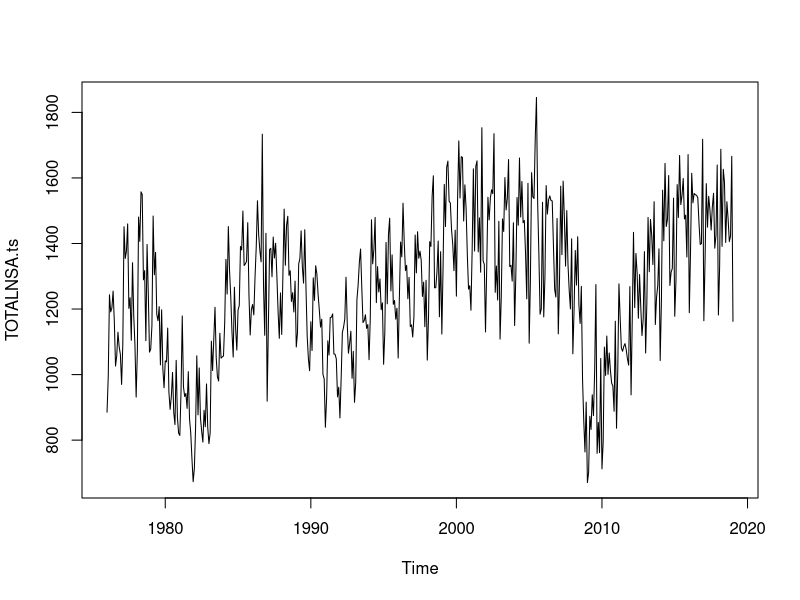
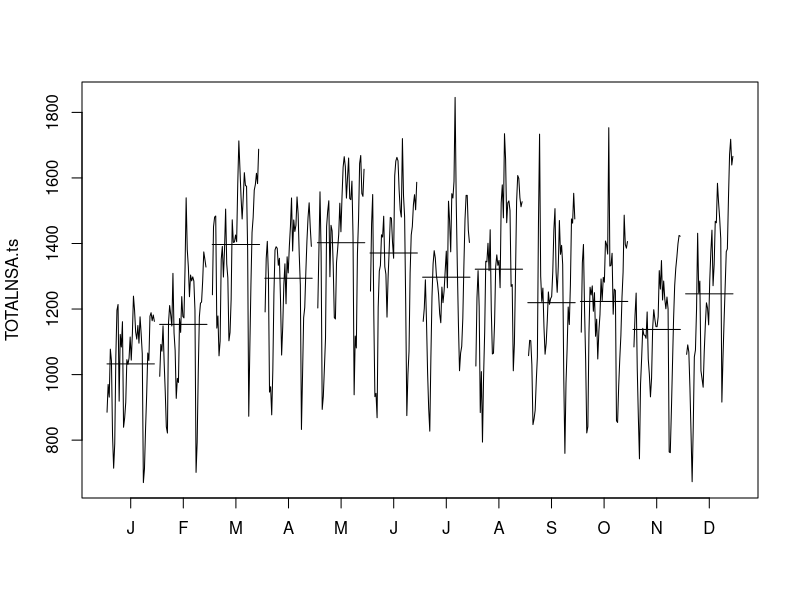
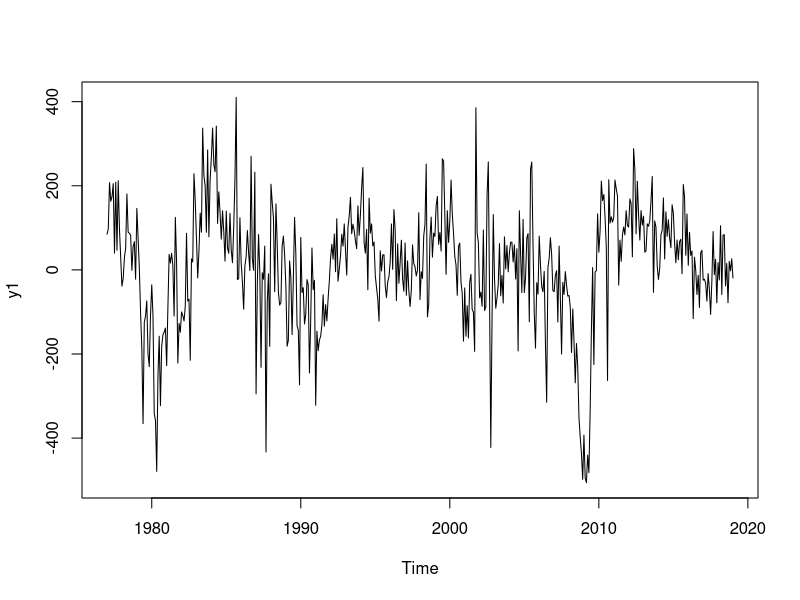
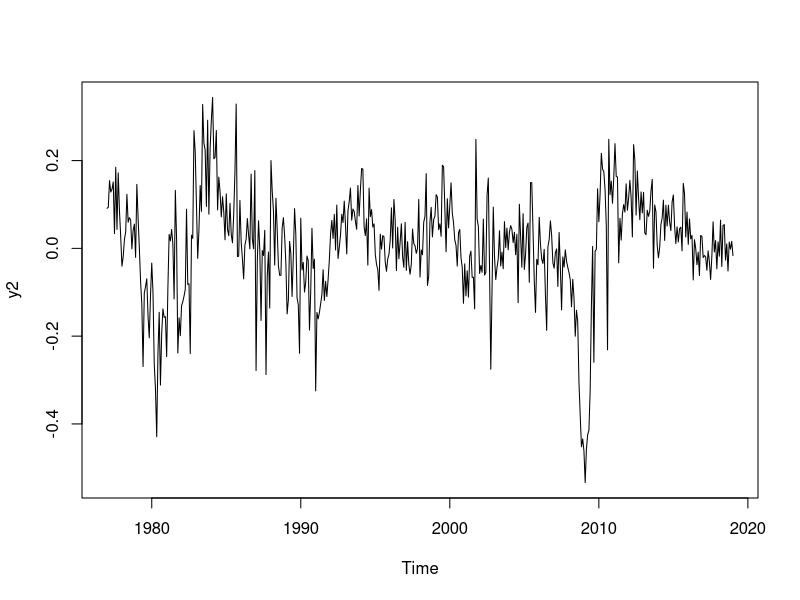
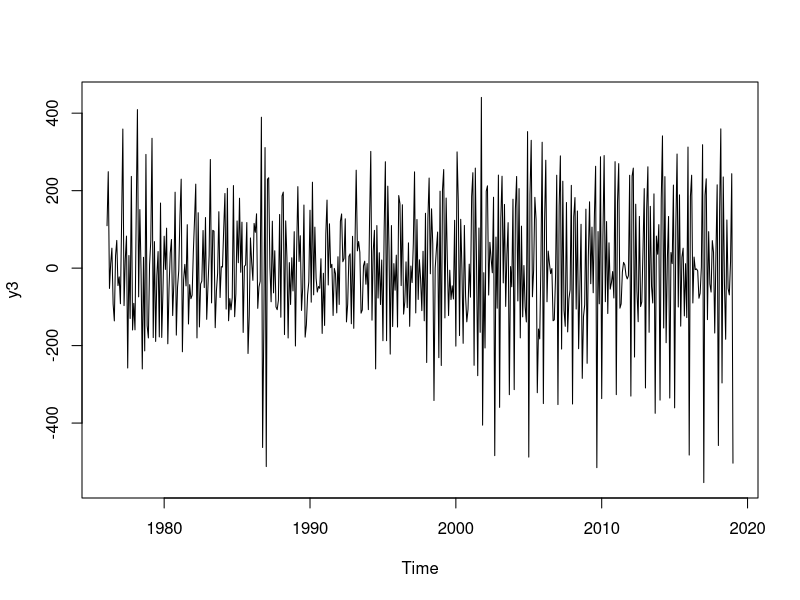
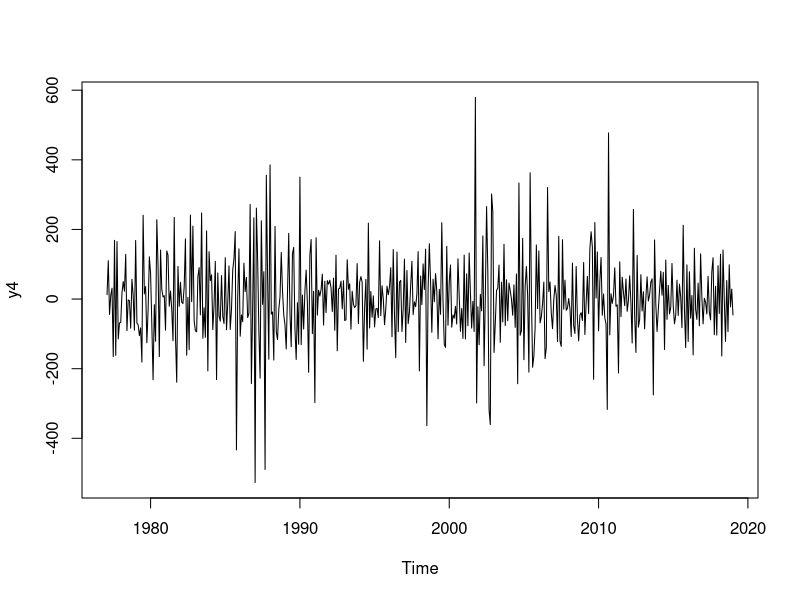
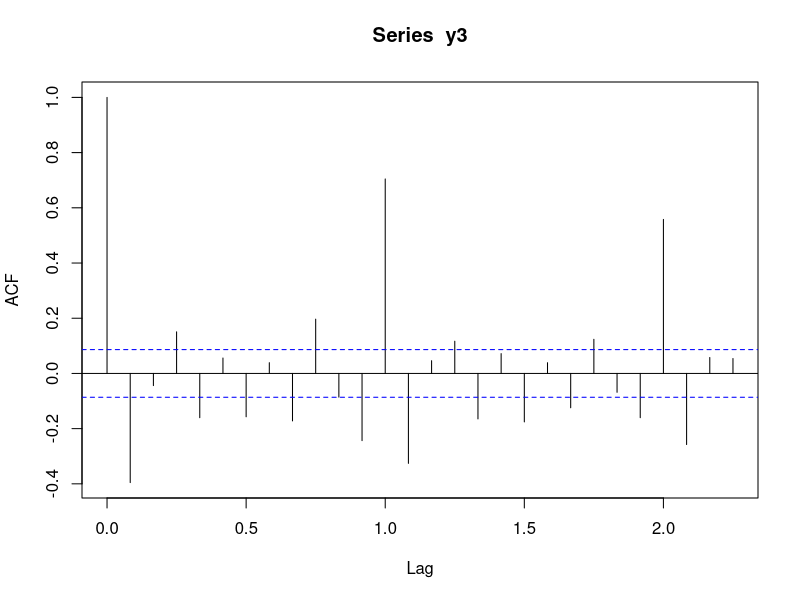
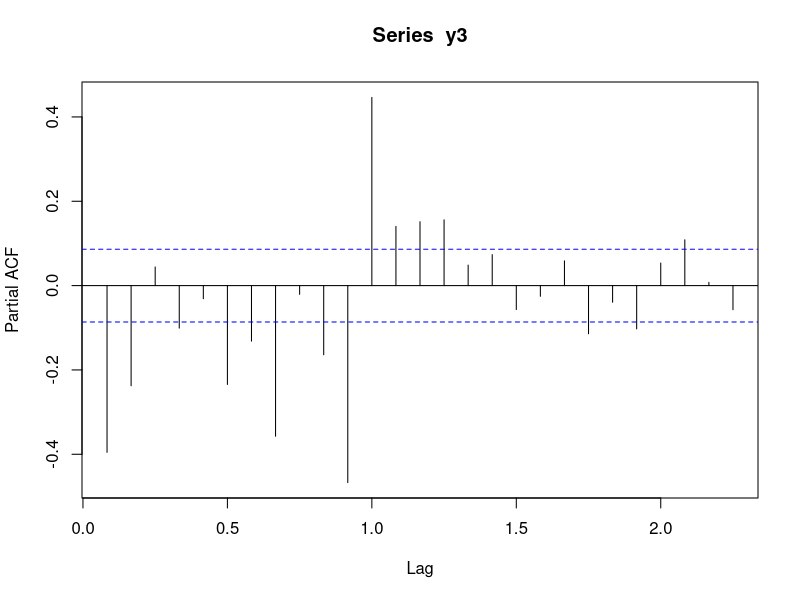

Write R code to recreate these figures, in order.
## ---- chunk 1
knitr::opts_chunk$set(cache = TRUE, warning=FALSE)
seed <- 31
## ---- chunk 2
mydata=read.csv("input/TOTALNSA.csv",header=T,dec=".")
dim(mydata)
TOTALNSA.ts=ts(mydata$TOTALNSA,frequency=12,c(1976,1))
plot(TOTALNSA.ts)
#there is clear growing trend but with period of crisis
## ---- chunk 3
#maybe we could start a new dataset from 2007-2008 for better predictions

monthplot(TOTALNSA.ts)
#saisonnalité

## ---- chunk 4
y1= diff(TOTALNSA.ts,lag=12)
plot(y1)
#mauvais 
## ---- chunk 5
y2= diff(log(TOTALNSA.ts),lag=12)
plot(y2)
#mauvais 
## ---- chunk 6
y3=diff(TOTALNSA.ts)
plot(y3)
#pas mal
## ---- chunk 7
y4=diff(diff(TOTALNSA.ts,lag=12))
plot(y4)
#pas mal aussi
## ---- chunk 8
acf(y3) 
pacf(y3)
## ---- chunk 9
acf(y4)
pacf(y4)

#MA(1)
#AR(++)
#go first on ARMA(1,1)
## ---- chunk 10
model1<- arima(TOTALNSA.ts, order = c(0,1,1),seasonal=c(0,1,0))
model1
acf(model1$residuals) 
Box.test(model1$residuals, lag = 15, type="Ljung-Box")
#fonctionne pas
## ---- chunk 11
model2<- arima(TOTALNSA.ts, order = c(2,1,2),seasonal=c(2,1,2))
model2
acf(model2$residuals) 
Box.test(model2$residuals, lag = 15, type="Ljung-Box")

#semble etre le plus court et le meilleur apres plusieurs tests
## ---- chunk 12
myforecast<-predict(model2,n.ahead=5)
point.forecast<-myforecast$pred
SE<-myforecast$se
lower<-point.forecast-qnorm(0.975)*SE
upper<-point.forecast+qnorm(0.975)*SE
plot(TOTALNSA.ts,xlim=c(2000,2019))
# we adjust the scale of the axes to get a nicer plot
lines(point.forecast,col="red")
lines(lower,col="blue")
lines(upper,col="blue")
## ---- chunk 13
#winddow : remoe the crisis - we have enough data
TOTALNSA.ts.2=window(TOTALNSA.ts,start=c(2010,1)) 
plot(TOTALNSA.ts.2)
## ---- chunk 14
monthplot(TOTALNSA.ts.2)
#still clearly seasonlity
## ---- chunk 15
y1.2=diff(TOTALNSA.ts.2,lag=12)
plot(y1.2)
## ---- chunk 16
y2.2=diff(diff(log(TOTALNSA.ts.2),lag=12))
plot(y2.2)
#stationnary 
## ---- chunk 17
acf(y2.2)
pacf(y2.2)
## ---- chunk 18
model1.2<- arima(log(TOTALNSA.ts.2), order = c(0,1,1),seasonal=c(0,1,0))
model1.2
acf(model1.2$residuals) 
Box.test(model1.2$residuals, lag = 15, type="Ljung-Box")
##MA(1)
## ---- chunk 19
model2.2<- arima(log(TOTALNSA.ts.2), order = c(1,1,1),seasonal=c(0,1,0))
model2.2
acf(model2.2$residuals) 
Box.test(model2.2$residuals, lag = 15, type="Ljung-Box")
#works also
## ---- chunk 20
model3.2<- arima(log(TOTALNSA.ts.2), order = c(0,1,2),seasonal=c(0,1,0))
model3.2
acf(model3.2$residuals) 
Box.test(model3.2$residuals, lag = 15, type="Ljung-Box")
#il vaut mieux garder une AR(1) aussi du coup
## ---- chunk 21
model4.2<- arima(log(TOTALNSA.ts.2), order = c(1,1,2),seasonal=c(0,1,0))
model4.2
acf(model4.2$residuals) 
Box.test(model4.2$residuals, lag = 15, type="Ljung-Box")
## ---- chunk 22
AIC(model1.2) 
AIC(model2.2)
# model 1 is better according to AIC
BIC(model1.2) 
BIC(model2.2)
#model 1 is better

##AIC and BIC take the model complexity in account 
## ---- chunk 23
y<-log(TOTALNSA.ts.2)
S=round(0.75*length(y))
h=1
error1.h<-c()
for (i in S:(length(y)-h))
{
  mymodel.sub<-arima(y[1:i], order = c(0,1,1),seasonal = c(0,1,0))
# mymodel.sub<-arima(y[(i-S+1):i], order = c(3,1,0)) moving window
  predict.h<-predict(mymodel.sub,n.ahead=h)$pred[h]
  error1.h<-c(error1.h,y[i+h]-predict.h)
}

error2.h<-c()
for (i in S:(length(y)-h))
{
  mymodel.sub<-arima(y[1:i], order = c(1,1,1),seasonal=c(0,1,0))
  predict.h<-predict(mymodel.sub,n.ahead=h)$pred[h]
  error2.h<-c(error2.h,y[i+h]-predict.h)
}

boxplot(error1.h,error2.h)
## ---- chunk 24
MAE1<-mean(abs(error1.h));MAE1
MAE2<-mean(abs(error2.h));MAE2
# Model 1 has a smaller Mean Absolute Error
MSE1<-mean(abs(error1.h)^2);MSE1
MSE2<-mean(abs(error2.h)^2);MSE2
## ---- chunk 25
library(forecast)
dm.test(error1.h,error2.h,h=h,power=1) 
# no significant difference between MAE1 and MAE2
dm.test(error1.h,error2.h,h=h,power=2) 
# no significant difference between MSE1 and MSE2

## A possibility would be to work with both and AVERAGE!

#let's do MAPE
rerror1.h=error1.h/y[(S+h):length(y)]
rerror2.h=error2.h/y[(S+h):length(y)]

MAPE1=mean(abs(rerror1.h));MAPE1
MAPE2=mean(abs(rerror2.h));MAPE2
dm.test(rerror1.h,rerror2.h,h=h,power=1) 
